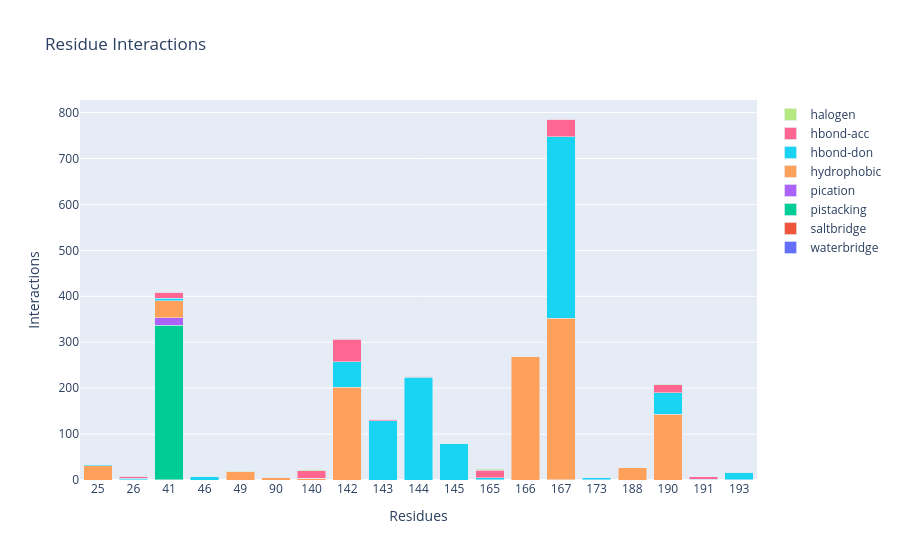

The notebook cell saved with this chart:
### Markdown cell above
#### Barplot

### Code cell
fingerprint_barplot(fp_focused)

### Figure 1 — Plotly figure (JSON) as saved in the notebook; plotly's stock layout.template omitted (floating-point values rounded to 4 significant figures)
{"data": [{"name": "waterbridge", "type": "bar", "x": [25, 26, 41, 46, 49, 90, 140, 142, 143, 144, 145, 165, 166, 167, 173, 188, 190, 191, 193], "y": [0, 0, 0, 0, 0, 0, 0, 0, 0, 0, 0, 0, 0, 0, 0, 0, 0, 0, 1]}, {"name": "saltbridge", "type": "bar", "x": [25, 26, 41, 46, 49, 90, 140, 142, 143, 144, 145, 165, 166, 167, 173, 188, 190, 191, 193], "y": [0, 0, 1, 0, 0, 0, 0, 0, 0, 0, 0, 0, 0, 1, 1, 0, 0, 0, 0]}, {"name": "pistacking", "type": "bar", "x": [25, 26, 41, 46, 49, 90, 140, 142, 143, 144, 145, 165, 166, 167, 173, 188, 190, 191, 193], "y": [0, 0, 336, 0, 0, 0, 0, 0, 0, 0, 0, 0, 0, 0, 0, 0, 0, 0, 0]}, {"name": "pication", "type": "bar", "x": [25, 26, 41, 46, 49, 90, 140, 142, 143, 144, 145, 165, 166, 167, 173, 188, 190, 191, 193], "y": [0, 0, 16, 0, 0, 0, 0, 0, 0, 0, 0, 0, 0, 0, 0, 0, 0, 0, 0]}, {"name": "hydrophobic", "type": "bar", "x": [25, 26, 41, 46, 49, 90, 140, 142, 143, 144, 145, 165, 166, 167, 173, 188, 190, 191, 193], "y": [31, 1, 37, 0, 18, 5, 4, 202, 0, 0, 0, 1, 269, 351, 0, 27, 143, 1, 0]}, {"name": "hbond-don", "type": "bar", "x": [25, 26, 41, 46, 49, 90, 140, 142, 143, 144, 145, 165, 166, 167, 173, 188, 190, 191, 193], "y": [3, 3, 6, 8, 0, 1, 0, 56, 129, 224, 79, 4, 0, 395, 5, 0, 47, 1, 16]}, {"name": "hbond-acc", "type": "bar", "x": [25, 26, 41, 46, 49, 90, 140, 142, 143, 144, 145, 165, 166, 167, 173, 188, 190, 191, 193], "y": [0, 4, 13, 0, 0, 0, 16, 49, 3, 2, 0, 16, 0, 39, 0, 0, 17, 5, 0]}, {"name": "halogen", "type": "bar", "x": [25, 26, 41, 46, 49, 90, 140, 142, 143, 144, 145, 165, 166, 167, 173, 188, 190, 191, 193], "y": [0, 0, 0, 0, 1, 0, 2, 1, 0, 0, 0, 2, 0, 0, 0, 0, 1, 0, 1]}], "layout": {"barmode": "stack", "title": {"text": "Residue Interactions"}, "xaxis": {"title": {"text": "Residues"}, "type": "category"}, "yaxis": {"title": {"text": "Interactions"}}}}
